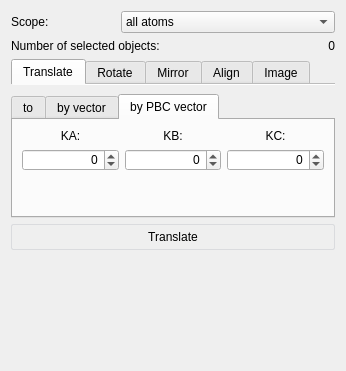
<?xml version="1.0" encoding="UTF-8"?>
<ui version="4.0">
 <class>GeoManipWorkPanel</class>
 <widget class="QWidget" name="GeoManipWorkPanel">
  <property name="geometry">
   <rect>
    <x>0</x>
    <y>0</y>
    <width>342</width>
    <height>371</height>
   </rect>
  </property>
  <property name="windowTitle">
   <string>Geometry Manipulation</string>
  </property>
  <property name="windowIcon">
   <iconset>
    <normaloff>:/images/StandardWorkPanels/geom_measure.png</normaloff>:/images/StandardWorkPanels/geom_measure.png</iconset>
  </property>
  <property name="styleSheet">
   <string notr="true"> QPushButton {
     border: 1px solid #dadbde;
  background-color: qlineargradient(x1: 0, y1: 0, x2: 0, y2: 1,
                                       stop: 0 #dadbde, stop: 1 #f6f7fa);
     border-radius: 2px;
     min-width: 34px;
     padding: 3px;
 }

 QPushButton:checked {
     border: 2px solid #777777;
 }

 QPushButton:pressed {
     border: 2px solid #777777;
 }</string>
  </property>
  <layout class="QVBoxLayout" name="verticalLayout">
   <item>
    <layout class="QGridLayout" name="gridLayout">
     <item row="0" column="0">
      <widget class="QLabel" name="ScopeLabel">
       <property name="font">
        <font>
         <weight>50</weight>
         <bold>false</bold>
        </font>
       </property>
       <property name="text">
        <string>Scope:</string>
       </property>
      </widget>
     </item>
     <item row="0" column="1" colspan="2">
      <widget class="QComboBox" name="CBGeoScope">
       <property name="sizePolicy">
        <sizepolicy hsizetype="Expanding" vsizetype="Preferred">
         <horstretch>0</horstretch>
         <verstretch>0</verstretch>
        </sizepolicy>
       </property>
       <property name="frame">
        <bool>true</bool>
       </property>
       <item>
        <property name="text">
         <string>all atoms</string>
        </property>
       </item>
       <item>
        <property name="text">
         <string>selected atoms</string>
        </property>
       </item>
       <item>
        <property name="text">
         <string>selected molecules</string>
        </property>
       </item>
      </widget>
     </item>
     <item row="1" column="0" colspan="2">
      <widget class="QLabel" name="SelObjLabel">
       <property name="font">
        <font>
         <weight>50</weight>
         <bold>false</bold>
        </font>
       </property>
       <property name="text">
        <string>Number of selected objects:</string>
       </property>
      </widget>
     </item>
     <item row="1" column="2">
      <widget class="QLabel" name="NumSelObjLabel">
       <property name="text">
        <string>0</string>
       </property>
       <property name="alignment">
        <set>Qt::AlignRight|Qt::AlignTrailing|Qt::AlignVCenter</set>
       </property>
      </widget>
     </item>
    </layout>
   </item>
   <item>
    <widget class="QTabWidget" name="actionTabWidget">
     <property name="sizePolicy">
      <sizepolicy hsizetype="Expanding" vsizetype="Expanding">
       <horstretch>0</horstretch>
       <verstretch>0</verstretch>
      </sizepolicy>
     </property>
     <property name="focusPolicy">
      <enum>Qt::ClickFocus</enum>
     </property>
     <property name="tabShape">
      <enum>QTabWidget::Rounded</enum>
     </property>
     <property name="currentIndex">
      <number>0</number>
     </property>
     <property name="elideMode">
      <enum>Qt::ElideNone</enum>
     </property>
     <property name="documentMode">
      <bool>true</bool>
     </property>
     <property name="tabsClosable">
      <bool>false</bool>
     </property>
     <property name="movable">
      <bool>true</bool>
     </property>
     <widget class="QWidget" name="translateTab">
      <attribute name="title">
       <string>Translate</string>
      </attribute>
      <layout class="QVBoxLayout" name="verticalLayout_7">
       <property name="leftMargin">
        <number>0</number>
       </property>
       <property name="rightMargin">
        <number>0</number>
       </property>
       <property name="bottomMargin">
        <number>0</number>
       </property>
       <item>
        <widget class="QTabWidget" name="translateTabWidget">
         <property name="currentIndex">
          <number>2</number>
         </property>
         <widget class="QWidget" name="translateToTab">
          <attribute name="title">
           <string>to</string>
          </attribute>
          <layout class="QVBoxLayout" name="verticalLayout_4">
           <item>
            <widget class="QPushButton" name="originPB">
             <property name="focusPolicy">
              <enum>Qt::NoFocus</enum>
             </property>
             <property name="text">
              <string>origin</string>
             </property>
             <property name="checkable">
              <bool>true</bool>
             </property>
            </widget>
           </item>
           <item>
            <widget class="QPushButton" name="boxCenterPB">
             <property name="focusPolicy">
              <enum>Qt::NoFocus</enum>
             </property>
             <property name="text">
              <string>box center</string>
             </property>
             <property name="checkable">
              <bool>true</bool>
             </property>
            </widget>
           </item>
           <item>
            <widget class="QCheckBox" name="massWeightedCB">
             <property name="text">
              <string>Mass weighted</string>
             </property>
             <property name="checked">
              <bool>true</bool>
             </property>
            </widget>
           </item>
           <item>
            <spacer name="verticalSpacer_8">
             <property name="orientation">
              <enum>Qt::Vertical</enum>
             </property>
             <property name="sizeHint" stdset="0">
              <size>
               <width>20</width>
               <height>0</height>
              </size>
             </property>
            </spacer>
           </item>
          </layout>
         </widget>
         <widget class="QWidget" name="translateByVectorTab">
          <attribute name="title">
           <string>by vector</string>
          </attribute>
          <layout class="QGridLayout" name="gridLayout_3">
           <item row="0" column="0">
            <widget class="QLabel" name="XVectLabel_2">
             <property name="text">
              <string>X:</string>
             </property>
             <property name="alignment">
              <set>Qt::AlignCenter</set>
             </property>
            </widget>
           </item>
           <item row="0" column="1">
            <widget class="QLabel" name="YVectLabel_2">
             <property name="text">
              <string>Y:</string>
             </property>
             <property name="alignment">
              <set>Qt::AlignCenter</set>
             </property>
            </widget>
           </item>
           <item row="0" column="2">
            <widget class="QLabel" name="ZVectLabel_2">
             <property name="text">
              <string>Z:</string>
             </property>
             <property name="alignment">
              <set>Qt::AlignCenter</set>
             </property>
            </widget>
           </item>
           <item row="1" column="0">
            <widget class="QQuantitySpinBox" name="translateXSB">
             <property name="alignment">
              <set>Qt::AlignRight|Qt::AlignTrailing|Qt::AlignVCenter</set>
             </property>
             <property name="minimum">
              <double>-99.989999999999995</double>
             </property>
             <property name="singleStep">
              <double>0.100000000000000</double>
             </property>
            </widget>
           </item>
           <item row="1" column="1">
            <widget class="QQuantitySpinBox" name="translateYSB">
             <property name="alignment">
              <set>Qt::AlignRight|Qt::AlignTrailing|Qt::AlignVCenter</set>
             </property>
             <property name="minimum">
              <double>-99.989999999999995</double>
             </property>
             <property name="singleStep">
              <double>0.100000000000000</double>
             </property>
            </widget>
           </item>
           <item row="1" column="2">
            <widget class="QQuantitySpinBox" name="translateZSB">
             <property name="alignment">
              <set>Qt::AlignRight|Qt::AlignTrailing|Qt::AlignVCenter</set>
             </property>
             <property name="minimum">
              <double>-99.989999999999995</double>
             </property>
             <property name="singleStep">
              <double>0.100000000000000</double>
             </property>
            </widget>
           </item>
           <item row="2" column="0" colspan="3">
            <spacer name="verticalSpacer_7">
             <property name="orientation">
              <enum>Qt::Vertical</enum>
             </property>
             <property name="sizeHint" stdset="0">
              <size>
               <width>20</width>
               <height>0</height>
              </size>
             </property>
            </spacer>
           </item>
          </layout>
         </widget>
         <widget class="QWidget" name="byPBCTab">
          <attribute name="title">
           <string>by PBC vector</string>
          </attribute>
          <layout class="QGridLayout" name="gridLayout_5">
           <item row="0" column="0">
            <widget class="QLabel" name="XVectLabel_3">
             <property name="text">
              <string>KA:</string>
             </property>
             <property name="alignment">
              <set>Qt::AlignCenter</set>
             </property>
            </widget>
           </item>
           <item row="0" column="1">
            <widget class="QLabel" name="YVectLabel_3">
             <property name="text">
              <string>KB:</string>
             </property>
             <property name="alignment">
              <set>Qt::AlignCenter</set>
             </property>
            </widget>
           </item>
           <item row="0" column="2">
            <widget class="QLabel" name="ZVectLabel_3">
             <property name="text">
              <string>KC:</string>
             </property>
             <property name="alignment">
              <set>Qt::AlignCenter</set>
             </property>
            </widget>
           </item>
           <item row="2" column="0" colspan="3">
            <spacer name="verticalSpacer_11">
             <property name="orientation">
              <enum>Qt::Vertical</enum>
             </property>
             <property name="sizeHint" stdset="0">
              <size>
               <width>298</width>
               <height>34</height>
              </size>
             </property>
            </spacer>
           </item>
           <item row="1" column="1">
            <widget class="QSpinBox" name="translatePBCBSB">
             <property name="alignment">
              <set>Qt::AlignRight|Qt::AlignTrailing|Qt::AlignVCenter</set>
             </property>
             <property name="minimum">
              <number>-99</number>
             </property>
            </widget>
           </item>
           <item row="1" column="0">
            <widget class="QSpinBox" name="translatePBCASB">
             <property name="alignment">
              <set>Qt::AlignRight|Qt::AlignTrailing|Qt::AlignVCenter</set>
             </property>
             <property name="minimum">
              <number>-99</number>
             </property>
            </widget>
           </item>
           <item row="1" column="2">
            <widget class="QSpinBox" name="translatePBCCSB">
             <property name="alignment">
              <set>Qt::AlignRight|Qt::AlignTrailing|Qt::AlignVCenter</set>
             </property>
             <property name="minimum">
              <number>-99</number>
             </property>
            </widget>
           </item>
          </layout>
         </widget>
        </widget>
       </item>
       <item>
        <widget class="QPushButton" name="translatePB">
         <property name="minimumSize">
          <size>
           <width>42</width>
           <height>26</height>
          </size>
         </property>
         <property name="focusPolicy">
          <enum>Qt::NoFocus</enum>
         </property>
         <property name="text">
          <string>Translate</string>
         </property>
        </widget>
       </item>
       <item>
        <spacer name="verticalSpacer">
         <property name="orientation">
          <enum>Qt::Vertical</enum>
         </property>
         <property name="sizeHint" stdset="0">
          <size>
           <width>20</width>
           <height>40</height>
          </size>
         </property>
        </spacer>
       </item>
      </layout>
     </widget>
     <widget class="QWidget" name="rotateTab">
      <property name="sizePolicy">
       <sizepolicy hsizetype="Preferred" vsizetype="Preferred">
        <horstretch>0</horstretch>
        <verstretch>0</verstretch>
       </sizepolicy>
      </property>
      <attribute name="title">
       <string>Rotate</string>
      </attribute>
      <layout class="QGridLayout" name="gridLayout_8">
       <property name="leftMargin">
        <number>0</number>
       </property>
       <property name="rightMargin">
        <number>0</number>
       </property>
       <property name="bottomMargin">
        <number>0</number>
       </property>
       <item row="2" column="1">
        <widget class="QQuantitySpinBox" name="rotateAngleSB">
         <property name="alignment">
          <set>Qt::AlignRight|Qt::AlignTrailing|Qt::AlignVCenter</set>
         </property>
         <property name="minimum">
          <double>-99.989999999999995</double>
         </property>
         <property name="singleStep">
          <double>0.100000000000000</double>
         </property>
        </widget>
       </item>
       <item row="3" column="0" colspan="2">
        <widget class="QPushButton" name="rotatePB">
         <property name="minimumSize">
          <size>
           <width>42</width>
           <height>26</height>
          </size>
         </property>
         <property name="focusPolicy">
          <enum>Qt::NoFocus</enum>
         </property>
         <property name="text">
          <string>Rotate</string>
         </property>
        </widget>
       </item>
       <item row="4" column="1">
        <spacer name="verticalSpacer_2">
         <property name="orientation">
          <enum>Qt::Vertical</enum>
         </property>
         <property name="sizeHint" stdset="0">
          <size>
           <width>20</width>
           <height>40</height>
          </size>
         </property>
        </spacer>
       </item>
       <item row="2" column="0">
        <widget class="QLabel" name="ByAngleLabel">
         <property name="sizePolicy">
          <sizepolicy hsizetype="Maximum" vsizetype="Preferred">
           <horstretch>0</horstretch>
           <verstretch>0</verstretch>
          </sizepolicy>
         </property>
         <property name="text">
          <string>Angle:</string>
         </property>
         <property name="alignment">
          <set>Qt::AlignLeading|Qt::AlignLeft|Qt::AlignVCenter</set>
         </property>
        </widget>
       </item>
       <item row="0" column="0" colspan="2">
        <widget class="QTabWidget" name="rotateTabWidget">
         <property name="sizePolicy">
          <sizepolicy hsizetype="Expanding" vsizetype="Minimum">
           <horstretch>0</horstretch>
           <verstretch>0</verstretch>
          </sizepolicy>
         </property>
         <property name="currentIndex">
          <number>0</number>
         </property>
         <widget class="QWidget" name="tab_3">
          <attribute name="title">
           <string>Default axis</string>
          </attribute>
          <layout class="QVBoxLayout" name="verticalLayout_2">
           <item>
            <widget class="QPushButton" name="xAxisPB">
             <property name="focusPolicy">
              <enum>Qt::NoFocus</enum>
             </property>
             <property name="text">
              <string>X-axis</string>
             </property>
             <property name="checkable">
              <bool>true</bool>
             </property>
            </widget>
           </item>
           <item>
            <widget class="QPushButton" name="yAxisPB">
             <property name="focusPolicy">
              <enum>Qt::NoFocus</enum>
             </property>
             <property name="text">
              <string>Y-axis</string>
             </property>
             <property name="checkable">
              <bool>true</bool>
             </property>
            </widget>
           </item>
           <item>
            <widget class="QPushButton" name="zAxisPB">
             <property name="focusPolicy">
              <enum>Qt::NoFocus</enum>
             </property>
             <property name="text">
              <string>Z-axis</string>
             </property>
             <property name="checkable">
              <bool>true</bool>
             </property>
            </widget>
           </item>
           <item>
            <spacer name="verticalSpacer_5">
             <property name="orientation">
              <enum>Qt::Vertical</enum>
             </property>
             <property name="sizeHint" stdset="0">
              <size>
               <width>20</width>
               <height>0</height>
              </size>
             </property>
            </spacer>
           </item>
          </layout>
         </widget>
         <widget class="QWidget" name="tab_4">
          <attribute name="title">
           <string>Custom axis</string>
          </attribute>
          <layout class="QGridLayout" name="gridLayout_9">
           <item row="0" column="0">
            <widget class="QLabel" name="XOrigLabel">
             <property name="lineWidth">
              <number>-2</number>
             </property>
             <property name="text">
              <string>X:</string>
             </property>
             <property name="alignment">
              <set>Qt::AlignCenter</set>
             </property>
            </widget>
           </item>
           <item row="0" column="1">
            <widget class="QLabel" name="YOrigLabel">
             <property name="lineWidth">
              <number>-2</number>
             </property>
             <property name="text">
              <string>Y:</string>
             </property>
             <property name="alignment">
              <set>Qt::AlignCenter</set>
             </property>
            </widget>
           </item>
           <item row="0" column="2">
            <widget class="QLabel" name="ZOrigLabel_2">
             <property name="lineWidth">
              <number>-2</number>
             </property>
             <property name="text">
              <string>Z:</string>
             </property>
             <property name="alignment">
              <set>Qt::AlignCenter</set>
             </property>
            </widget>
           </item>
           <item row="1" column="0" colspan="2">
            <widget class="QLabel" name="RotateOriginLabel">
             <property name="text">
              <string>Vector origin:</string>
             </property>
            </widget>
           </item>
           <item row="2" column="0">
            <widget class="QQuantitySpinBox" name="vectorOriginXSB">
             <property name="alignment">
              <set>Qt::AlignRight|Qt::AlignTrailing|Qt::AlignVCenter</set>
             </property>
             <property name="minimum">
              <double>-99.989999999999995</double>
             </property>
             <property name="singleStep">
              <double>0.100000000000000</double>
             </property>
            </widget>
           </item>
           <item row="2" column="1">
            <widget class="QQuantitySpinBox" name="vectorOriginYSB">
             <property name="alignment">
              <set>Qt::AlignRight|Qt::AlignTrailing|Qt::AlignVCenter</set>
             </property>
             <property name="minimum">
              <double>-99.989999999999995</double>
             </property>
             <property name="singleStep">
              <double>0.100000000000000</double>
             </property>
            </widget>
           </item>
           <item row="2" column="2">
            <widget class="QQuantitySpinBox" name="vectorOriginZSB">
             <property name="alignment">
              <set>Qt::AlignRight|Qt::AlignTrailing|Qt::AlignVCenter</set>
             </property>
             <property name="minimum">
              <double>-99.989999999999995</double>
             </property>
             <property name="singleStep">
              <double>0.100000000000000</double>
             </property>
            </widget>
           </item>
           <item row="3" column="0" colspan="2">
            <widget class="QLabel" name="RotateVectorLabel_3">
             <property name="text">
              <string>Vector direction:</string>
             </property>
            </widget>
           </item>
           <item row="4" column="0">
            <widget class="QQuantitySpinBox" name="vectorDirectionXSB">
             <property name="alignment">
              <set>Qt::AlignRight|Qt::AlignTrailing|Qt::AlignVCenter</set>
             </property>
             <property name="minimum">
              <double>-99.989999999999995</double>
             </property>
             <property name="singleStep">
              <double>0.100000000000000</double>
             </property>
            </widget>
           </item>
           <item row="4" column="1">
            <widget class="QQuantitySpinBox" name="vectorDirectionYSB">
             <property name="alignment">
              <set>Qt::AlignRight|Qt::AlignTrailing|Qt::AlignVCenter</set>
             </property>
             <property name="minimum">
              <double>-99.989999999999995</double>
             </property>
             <property name="singleStep">
              <double>0.100000000000000</double>
             </property>
            </widget>
           </item>
           <item row="4" column="2">
            <widget class="QQuantitySpinBox" name="vectorDirectionZSB">
             <property name="alignment">
              <set>Qt::AlignRight|Qt::AlignTrailing|Qt::AlignVCenter</set>
             </property>
             <property name="minimum">
              <double>-99.989999999999995</double>
             </property>
             <property name="singleStep">
              <double>0.100000000000000</double>
             </property>
            </widget>
           </item>
          </layout>
         </widget>
        </widget>
       </item>
      </layout>
     </widget>
     <widget class="QWidget" name="mirrorTab">
      <attribute name="title">
       <string>Mirror</string>
      </attribute>
      <layout class="QVBoxLayout" name="verticalLayout_3">
       <property name="leftMargin">
        <number>0</number>
       </property>
       <property name="rightMargin">
        <number>0</number>
       </property>
       <property name="bottomMargin">
        <number>0</number>
       </property>
       <item>
        <widget class="QTabWidget" name="tabWidget_2">
         <property name="sizePolicy">
          <sizepolicy hsizetype="Expanding" vsizetype="Minimum">
           <horstretch>0</horstretch>
           <verstretch>0</verstretch>
          </sizepolicy>
         </property>
         <property name="currentIndex">
          <number>0</number>
         </property>
         <widget class="QWidget" name="defaultPlaneTab">
          <attribute name="title">
           <string>Default plane</string>
          </attribute>
          <layout class="QGridLayout" name="gridLayout_2">
           <item row="0" column="0">
            <widget class="QPushButton" name="xyPlanePB">
             <property name="focusPolicy">
              <enum>Qt::NoFocus</enum>
             </property>
             <property name="text">
              <string>XY-plane</string>
             </property>
             <property name="checkable">
              <bool>true</bool>
             </property>
            </widget>
           </item>
           <item row="1" column="0">
            <widget class="QPushButton" name="xzPlanePB">
             <property name="focusPolicy">
              <enum>Qt::NoFocus</enum>
             </property>
             <property name="text">
              <string>XZ-plane</string>
             </property>
             <property name="checkable">
              <bool>true</bool>
             </property>
            </widget>
           </item>
           <item row="2" column="0">
            <widget class="QPushButton" name="yzPlanePB">
             <property name="focusPolicy">
              <enum>Qt::NoFocus</enum>
             </property>
             <property name="text">
              <string>YZ-plane</string>
             </property>
             <property name="checkable">
              <bool>true</bool>
             </property>
            </widget>
           </item>
           <item row="3" column="0">
            <spacer name="verticalSpacer_4">
             <property name="orientation">
              <enum>Qt::Vertical</enum>
             </property>
             <property name="sizeHint" stdset="0">
              <size>
               <width>20</width>
               <height>0</height>
              </size>
             </property>
            </spacer>
           </item>
          </layout>
         </widget>
         <widget class="QWidget" name="customPlaneTab">
          <attribute name="title">
           <string>Custom plane</string>
          </attribute>
          <layout class="QGridLayout" name="gridLayout_4">
           <item row="0" column="0">
            <widget class="QLabel" name="label_12">
             <property name="text">
              <string>X:</string>
             </property>
             <property name="alignment">
              <set>Qt::AlignCenter</set>
             </property>
            </widget>
           </item>
           <item row="0" column="1">
            <widget class="QLabel" name="label_13">
             <property name="text">
              <string>Y:</string>
             </property>
             <property name="alignment">
              <set>Qt::AlignCenter</set>
             </property>
            </widget>
           </item>
           <item row="0" column="2">
            <widget class="QLabel" name="label_14">
             <property name="text">
              <string>Z:</string>
             </property>
             <property name="alignment">
              <set>Qt::AlignCenter</set>
             </property>
            </widget>
           </item>
           <item row="1" column="0" colspan="3">
            <widget class="QLabel" name="Label_3">
             <property name="text">
              <string>Plane origin:</string>
             </property>
            </widget>
           </item>
           <item row="2" column="0">
            <widget class="QQuantitySpinBox" name="planeOriginXSB">
             <property name="alignment">
              <set>Qt::AlignRight|Qt::AlignTrailing|Qt::AlignVCenter</set>
             </property>
             <property name="minimum">
              <double>-99.989999999999995</double>
             </property>
             <property name="singleStep">
              <double>0.100000000000000</double>
             </property>
            </widget>
           </item>
           <item row="2" column="1">
            <widget class="QQuantitySpinBox" name="planeOriginYSB">
             <property name="alignment">
              <set>Qt::AlignRight|Qt::AlignTrailing|Qt::AlignVCenter</set>
             </property>
             <property name="minimum">
              <double>-99.989999999999995</double>
             </property>
             <property name="singleStep">
              <double>0.100000000000000</double>
             </property>
            </widget>
           </item>
           <item row="2" column="2">
            <widget class="QQuantitySpinBox" name="planeOriginZSB">
             <property name="alignment">
              <set>Qt::AlignRight|Qt::AlignTrailing|Qt::AlignVCenter</set>
             </property>
             <property name="minimum">
              <double>-99.989999999999995</double>
             </property>
             <property name="singleStep">
              <double>0.100000000000000</double>
             </property>
            </widget>
           </item>
           <item row="3" column="0" colspan="3">
            <widget class="QLabel" name="Label_2">
             <property name="text">
              <string>Normal vector:</string>
             </property>
            </widget>
           </item>
           <item row="4" column="0">
            <widget class="QQuantitySpinBox" name="planeNormalXSB">
             <property name="alignment">
              <set>Qt::AlignRight|Qt::AlignTrailing|Qt::AlignVCenter</set>
             </property>
             <property name="minimum">
              <double>-99.989999999999995</double>
             </property>
             <property name="singleStep">
              <double>0.100000000000000</double>
             </property>
            </widget>
           </item>
           <item row="4" column="1">
            <widget class="QQuantitySpinBox" name="planeNormalYSB">
             <property name="alignment">
              <set>Qt::AlignRight|Qt::AlignTrailing|Qt::AlignVCenter</set>
             </property>
             <property name="minimum">
              <double>-99.989999999999995</double>
             </property>
             <property name="singleStep">
              <double>0.100000000000000</double>
             </property>
            </widget>
           </item>
           <item row="4" column="2">
            <widget class="QQuantitySpinBox" name="planeNormalZSB">
             <property name="alignment">
              <set>Qt::AlignRight|Qt::AlignTrailing|Qt::AlignVCenter</set>
             </property>
             <property name="minimum">
              <double>-99.989999999999995</double>
             </property>
             <property name="singleStep">
              <double>0.100000000000000</double>
             </property>
            </widget>
           </item>
           <item row="5" column="0" colspan="2">
            <spacer name="verticalSpacer_9">
             <property name="orientation">
              <enum>Qt::Vertical</enum>
             </property>
             <property name="sizeHint" stdset="0">
              <size>
               <width>20</width>
               <height>0</height>
              </size>
             </property>
            </spacer>
           </item>
          </layout>
         </widget>
        </widget>
       </item>
       <item>
        <widget class="QPushButton" name="mirrorPB">
         <property name="focusPolicy">
          <enum>Qt::NoFocus</enum>
         </property>
         <property name="text">
          <string>Mirror</string>
         </property>
        </widget>
       </item>
       <item>
        <spacer name="verticalSpacer_1">
         <property name="orientation">
          <enum>Qt::Vertical</enum>
         </property>
         <property name="sizeHint" stdset="0">
          <size>
           <width>20</width>
           <height>40</height>
          </size>
         </property>
        </spacer>
       </item>
      </layout>
     </widget>
     <widget class="QWidget" name="alignTab">
      <attribute name="title">
       <string>Align</string>
      </attribute>
      <layout class="QVBoxLayout" name="verticalLayout_5">
       <property name="leftMargin">
        <number>0</number>
       </property>
       <property name="rightMargin">
        <number>0</number>
       </property>
       <property name="bottomMargin">
        <number>0</number>
       </property>
       <item>
        <widget class="QTabWidget" name="tabWidget_5">
         <property name="currentIndex">
          <number>0</number>
         </property>
         <widget class="QWidget" name="tab">
          <attribute name="title">
           <string>Default axis</string>
          </attribute>
          <layout class="QVBoxLayout" name="verticalLayout_6">
           <item>
            <widget class="QPushButton" name="xAxisPB_2">
             <property name="focusPolicy">
              <enum>Qt::NoFocus</enum>
             </property>
             <property name="text">
              <string>X-axis</string>
             </property>
             <property name="checkable">
              <bool>true</bool>
             </property>
            </widget>
           </item>
           <item>
            <widget class="QPushButton" name="yAxisPB_2">
             <property name="focusPolicy">
              <enum>Qt::NoFocus</enum>
             </property>
             <property name="text">
              <string>Y-axis</string>
             </property>
             <property name="checkable">
              <bool>true</bool>
             </property>
            </widget>
           </item>
           <item>
            <widget class="QPushButton" name="zAxisPB_2">
             <property name="focusPolicy">
              <enum>Qt::NoFocus</enum>
             </property>
             <property name="text">
              <string>Z-axis</string>
             </property>
             <property name="checkable">
              <bool>true</bool>
             </property>
            </widget>
           </item>
           <item>
            <spacer name="verticalSpacer_6">
             <property name="orientation">
              <enum>Qt::Vertical</enum>
             </property>
             <property name="sizeHint" stdset="0">
              <size>
               <width>20</width>
               <height>0</height>
              </size>
             </property>
            </spacer>
           </item>
          </layout>
         </widget>
        </widget>
       </item>
       <item>
        <widget class="QPushButton" name="alignPB">
         <property name="minimumSize">
          <size>
           <width>42</width>
           <height>26</height>
          </size>
         </property>
         <property name="focusPolicy">
          <enum>Qt::NoFocus</enum>
         </property>
         <property name="text">
          <string>Align principal axis</string>
         </property>
        </widget>
       </item>
       <item>
        <spacer name="verticalSpacer_3">
         <property name="orientation">
          <enum>Qt::Vertical</enum>
         </property>
         <property name="sizeHint" stdset="0">
          <size>
           <width>20</width>
           <height>40</height>
          </size>
         </property>
        </spacer>
       </item>
      </layout>
     </widget>
     <widget class="QWidget" name="imageTab">
      <attribute name="title">
       <string>Image</string>
      </attribute>
      <layout class="QVBoxLayout" name="verticalLayout_8">
       <property name="leftMargin">
        <number>0</number>
       </property>
       <property name="rightMargin">
        <number>0</number>
       </property>
       <property name="bottomMargin">
        <number>9</number>
       </property>
       <item>
        <widget class="QTabWidget" name="tabWidget_6">
         <property name="currentIndex">
          <number>0</number>
         </property>
         <widget class="QWidget" name="tab_2">
          <attribute name="title">
           <string>by</string>
          </attribute>
          <layout class="QVBoxLayout" name="verticalLayout_9">
           <item>
            <widget class="QPushButton" name="byMoleculesPB">
             <property name="focusPolicy">
              <enum>Qt::NoFocus</enum>
             </property>
             <property name="text">
              <string>molecules</string>
             </property>
             <property name="checkable">
              <bool>true</bool>
             </property>
            </widget>
           </item>
           <item>
            <widget class="QPushButton" name="byResiduesPB">
             <property name="focusPolicy">
              <enum>Qt::NoFocus</enum>
             </property>
             <property name="text">
              <string>residues</string>
             </property>
             <property name="checkable">
              <bool>true</bool>
             </property>
            </widget>
           </item>
           <item>
            <widget class="QPushButton" name="byAtomsPB">
             <property name="focusPolicy">
              <enum>Qt::NoFocus</enum>
             </property>
             <property name="text">
              <string>atoms</string>
             </property>
             <property name="checkable">
              <bool>true</bool>
             </property>
            </widget>
           </item>
           <item>
            <widget class="QCheckBox" name="familiarShapeCB">
             <property name="text">
              <string>Familiar shape</string>
             </property>
             <property name="checked">
              <bool>true</bool>
             </property>
            </widget>
           </item>
           <item>
            <widget class="QCheckBox" name="aroundOriginCB">
             <property name="text">
              <string>Around origin</string>
             </property>
            </widget>
           </item>
           <item>
            <spacer name="verticalSpacer_10">
             <property name="orientation">
              <enum>Qt::Vertical</enum>
             </property>
             <property name="sizeHint" stdset="0">
              <size>
               <width>20</width>
               <height>40</height>
              </size>
             </property>
            </spacer>
           </item>
          </layout>
         </widget>
        </widget>
       </item>
       <item>
        <widget class="QPushButton" name="imagePB">
         <property name="text">
          <string>Image</string>
         </property>
        </widget>
       </item>
      </layout>
     </widget>
    </widget>
   </item>
  </layout>
 </widget>
 <customwidgets>
  <customwidget>
   <class>QQuantitySpinBox</class>
   <extends>QDoubleSpinBox</extends>
   <header location="global">QuantitySpinBox.hpp</header>
  </customwidget>
 </customwidgets>
 <resources/>
 <connections/>
</ui>
